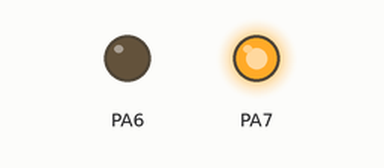
This program was run on a simulated ATmega32, built with avr-gcc and emulated at 16 MHz. Shown: output pins drawn as LEDs (lit = HIGH).

Above: at 0.5 s.
At 1.5 s:
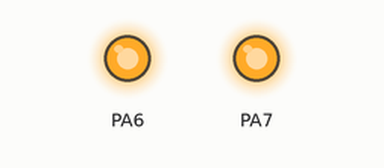
At 2.5 s:
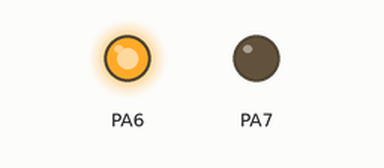
At 3.5 s:
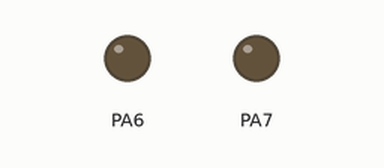
Timing chart, 0 to 5.2 s (numbered marks = the images above):
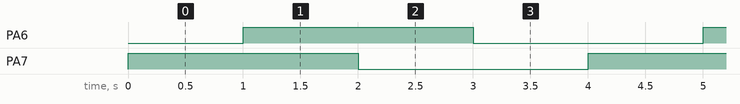

Measured:
- by itself, PA6, PA7: alternates HIGH for 2.0 s and LOW for 2.0 s
- by itself, everything shown: repeats every 4.0 s, in 4 steps

The program:

main.c
```c
/*
 * Define the CPU frequency as 16MHz (16000000Hz).
 */
#define F_CPU 16000000UL

#include "main.h"

#include <util/delay.h>

/*
 * @brief Sets up the initial configurations for modules 1 and 2.
 *
 * This function initializes the setup for both module 1 and module 2.
 */
static inline void setup() {
    setupModule1();
    setupModule2();
}

/*
 * @brief Continuously executes the functions of module 1 and module 2 with a
 * delay of 1000 milliseconds between each execution.
 *
 * This function loops through the execution of module 1 and module 2 functions
 * with a delay of 1000 milliseconds between each execution.
 */
static inline void loop() {
    executeModule1Function();
    _delay_ms(1000);
    executeModule2Function();
    _delay_ms(1000);
}

/*
 * @brief The main function initializes the setup and then continuously executes
 * the loop.
 *
 * @return This function does not return any value.
 */
int main(void) {
    setup();
    while (1) {
        loop();
    }
    return 0;
}
```

main.h
```c
/*
 * This header guard prevents multiple inclusions of the "main.h" header file.
 */
#ifndef MAIN_H
#define MAIN_H

/*
 * Include the necessary header files for modules
 */
#include <avr/io.h>

#include "modules/module1/module1.h"
#include "modules/module2/module2.h"

/*
 * @brief Sets up the initial configurations for the microcontroller.
 *
 */
static inline void setup();

/*
 * @brief Continuously executes the main functionality of the program.
 *
 */
static inline void loop();

#endif  // MAIN_H
```

at24c256.c
```c
/*
 * Define the CPU frequency as 16MHz (16000000Hz).
 */
#define F_CPU 16000000UL

#include "at24c256.h"

#include <util/delay.h>

#include "../../protocols/i2c/i2c.h"

/**
 * @brief Writes a byte to the AT24C256 EEPROM.
 *
 * @param eepromAddress The I2C address of the EEPROM device.
 * @param address The memory address within the EEPROM where the data will be
 * written.
 * @param data The byte of data to be written to the EEPROM.
 */
void AT24C256_WriteByte(uint16_t eepromAddress, uint16_t address, uint8_t data) {
    // Initiate a Start condition
    I2C_Start();
    // Write device address with RW bit set to 0 (write)
    I2C_Write(eepromAddress);
    // Write the high byte of the memory address (MSB)
    I2C_Write(address >> 8);
    // Write the low byte of the memory address (LSB)
    I2C_Write(address & 0xFF);
    // Write the data byte
    I2C_Write(data);
    // Terminate the transmission
    I2C_Stop();
    // Wait for the write cycle to complete
    _delay_ms(5);
}

/**
 * @brief Reads a byte from the AT24C256 EEPROM.
 *
 * @param eepromAddress The I2C address of the EEPROM device.
 * @param address The memory address within the EEPROM from which the data will
 * be read.
 * @return The byte of data read from the EEPROM.
 */
uint8_t AT24C256_ReadByte(uint16_t eepromAddress, uint16_t address) {
    // Wait before reading the data
    _delay_ms(10);
    uint8_t data;
    // Initiate a Start condition
    I2C_Start();
    // Write device address with RW bit set to 0 (write)
    I2C_Write(eepromAddress);
    // Write the high byte of the memory address (MSB)
    I2C_Write(address >> 8);
    // Write the low byte of the memory address (LSB)
    I2C_Write(address & 0xFF);
    // Re-initiate a Start condition
    I2C_Start();
    // Write device address with RW bit set to 1 (read)
    I2C_Write(eepromAddress | 1);
    // Read the data byte
    data = I2C_ReadNack();
    // Terminate the transmission
    I2C_Stop();
    // Return the read byte
    return data;
}

/**
 * @brief Writes a page of data to the AT24C256 EEPROM.
 *
 * @param eepromAddress The I2C address of the EEPROM device.
 * @param addressStart The starting memory address within the EEPROM where the
 * data will be written.
 * @param data Pointer to the data array to be written.
 * @param pageSize The number of bytes to be written in one page (typically 64
 * bytes for AT24C256).
 */
void AT24C256_WritePage(uint16_t eepromAddress, uint16_t addressStart, uint8_t *data, uint8_t pageSize) {
    // Initiate a Start condition
    I2C_Start();
    // Write device address with RW bit set to 0 (write)
    I2C_Write(eepromAddress);
    // Write the high byte of the starting memory address (MSB)
    I2C_Write(addressStart >> 8);
    // Write the low byte of the starting memory address (LSB)
    I2C_Write(addressStart & 0xFF);
    // Write the page data
    for (uint8_t i = 0; i < pageSize; i++) {
        I2C_Write(data[i]);
        _delay_ms(5);  // Small delay after each byte write (if necessary)
    }
    // Terminate the transmission
    I2C_Stop();
    // Wait for the write cycle to complete (minimum of 5 ms for AT24C256)
    _delay_ms(5);
}

/**
 * @brief Reads a page of data from the AT24C256 EEPROM.
 *
 * @param eepromAddress The I2C address of the EEPROM device.
 * @param addressStart The starting memory address within the EEPROM from which
 * the data will be read.
 * @param data Pointer to the data array where the read data will be stored.
 * @param pageSize The number of bytes to be read in one page (typically 64
 * bytes for AT24C256).
 */
void AT24C256_ReadPage(uint16_t eepromAddress, uint16_t addressStart, uint8_t *data, uint8_t pageSize) {
    // Initiate a Start condition
    I2C_Start();
    // Write device address with RW bit set to 0 (write)
    I2C_Write(eepromAddress);
    // Write the high byte of the starting memory address (MSB)
    I2C_Write(addressStart >> 8);
    // Write the low byte of the starting memory address (LSB)
    I2C_Write(addressStart & 0xFF);
    // Re-initiate a Start condition
    I2C_Start();
    // Write device address with RW bit set to 1 (read)
    I2C_Write(eepromAddress | 1);
    // Read the page data
    for (uint8_t i = 0; i < pageSize; i++) {
        if (i < pageSize - 1) {
            data[i] = I2C_ReadAck();
        } else {
            data[i] = I2C_ReadNack();
        }
    }
    // Terminate the transmission
    I2C_Stop();
}
```

at24c256.h
```c
#ifndef AT24C256_H
#define AT24C256_H

#include <stdint.h>

/**
 * @brief Writes a byte to the AT24C256 EEPROM.
 *
 * @param eepromAddress The I2C address of the EEPROM device.
 * @param address The memory address within the EEPROM where the data will be
 * written.
 * @param data The byte of data to be written to the EEPROM.
 */
void AT24C256_WriteByte(uint16_t eepromAddress, uint16_t address, uint8_t data);

/**
 * @brief Reads a byte from the AT24C256 EEPROM.
 *
 * @param eepromAddress The I2C address of the EEPROM device.
 * @param address The memory address within the EEPROM from which the data will
 * be read.
 * @return The byte of data read from the EEPROM.
 */
uint8_t AT24C256_ReadByte(uint16_t eepromAddress, uint16_t address);

/**
 * @brief Reads a page of data from the AT24C256 EEPROM.
 *
 * @param eepromAddress The I2C address of the EEPROM device.
 * @param addressStart The starting memory address within the EEPROM from which
 * the data will be read.
 * @param data Pointer to the data array where the read data will be stored.
 * @param pageSize The number of bytes to be read in one page (typically 64
 * bytes for AT24C256).
 */
void AT24C256_ReadPage(uint16_t eepromAddress, uint16_t addressStart, uint8_t *data, uint8_t pageSize);

/**
 * @brief Writes a page of data to the AT24C256 EEPROM.
 *
 * @param eepromAddress The I2C address of the EEPROM device.
 * @param addressStart The starting memory address within the EEPROM where the
 * data will be written.
 * @param data Pointer to the data array to be written.
 * @param pageSize The number of bytes to be written in one page (typically 64
 * bytes for AT24C256).
 */
void AT24C256_WritePage(uint16_t eepromAddress, uint16_t addressStart, uint8_t *data, uint8_t pageSize);

#endif  // AT24C256_H
```

module1.c
```c
/*
 * Include the header file for module 1.
 */
#include "module1.h"

/*
 * Include the AVR I/O header file for accessing hardware registers.
 */
#include <avr/io.h>

/*
 * @brief Configures module 1 by setting pin PA7 as an output.
 *
 * This function sets up the necessary configurations for module 1
 * by configuring pin PA7 as an output.
 */
void setupModule1() {
    DDRA |= (1 << PA7);  // Set PA7 as output
}

/*
 * @brief Executes the functionality of module 1 by toggling pin PA7.
 *
 * This function executes the main functionality of module 1
 * by toggling the state of pin PA7.
 */
void executeModule1Function() {
    PORTA ^= (1 << PA7);  // Toggle the state of PA7
}
```

module1.h
```c
/*
 * Header guard to prevent multiple inclusions of the "module1.h" header file.
 */
#ifndef MODULE1_H
#define MODULE1_H

/*
 * Declarations of functions specific to module 1.
 */

/*
 * @brief Configures module 1.
 *
 * This function sets up the necessary configurations for module 1.
 */
void setupModule1();

/*
 * @brief Executes the functionality of module 1.
 *
 * This function executes the main functionality of module 1.
 */
void executeModule1Function();

#endif  // MODULE1_H
```

module2.c
```c
/*
 * Include the header file for module 2.
 */
#include "module2.h"

/*
 * Include the AVR I/O header file for accessing hardware registers.
 */
#include <avr/io.h>

/*
 * @brief Configures module 2 by setting pin PA6 as an output.
 *
 * This function sets up the necessary configurations for module 2
 * by configuring pin PA6 as an output.
 */
void setupModule2() {
    DDRA |= (1 << PA6);  // Set PA6 as output
}

/*
 * @brief Executes the functionality of module 2 by toggling pin PA6.
 *
 * This function executes the main functionality of module 2
 * by toggling the state of pin PA6.
 */
void executeModule2Function() {
    PORTA ^= (1 << PA6);  // Toggle the state of PA6
}
```

module2.h
```c
/*
 * Header guard to prevent multiple inclusions of the "module2.h" header file.
 */
#ifndef MODULE2_H
#define MODULE2_H

/*
 * Declarations of functions specific to module 2.
 */

/*
 * @brief Configures module 2.
 *
 * This function sets up the necessary configurations for module 2.
 */
void setupModule2();

/*
 * @brief Executes the functionality of module 2.
 *
 * This function executes the main functionality of module 2.
 */
void executeModule2Function();

#endif  // MODULE2_H
```

pcf8574.c
```c
/*
 * Include the header file for PCF8574 I/O Expander.
 */
#include "pcf8574.h"

/*
 * Include the I2C header file for I2C communication.
 */
#include "../../protocols/i2c/i2c.h"

/*
 * @brief Reads a byte from the PCF8574 device at the specified address.
 *
 * @param address The I2C address of the PCF8574 device.
 * @return The byte read from the PCF8574 device.
 */
uint8_t PCF8574_ReadByte(uint8_t address) {
    uint8_t data;
    I2C_Start();                    // Send START condition
    I2C_Write((address << 1) | 1);  // Send address with read bit (1)
    data = I2C_ReadNack();          // Read a byte of data from PCF8574
    I2C_Stop();                     // Send STOP condition
    return data;
}

/*
 * @brief Writes a byte to the PCF8574 device at the specified address.
 *
 * @param address The I2C address of the PCF8574 device.
 * @param data The byte to be written to the PCF8574 device.
 */
void PCF8574_WriteByte(uint8_t address, uint8_t data) {
    I2C_Start();              // Send START condition
    I2C_Write(address << 1);  // Send address with write bit (0)
    I2C_Write(data);          // Send the data
    I2C_Stop();               // Send STOP condition
}

/*
 * @brief Reads the state of a specific pin from the PCF8574 device.
 *
 * @param address The I2C address of the PCF8574 device.
 * @param pin The pin number whose state is to be read.
 * @return The state of the specified pin (0 or 1).
 */
int PCF8574_ReadPin(uint8_t address, uint8_t pin) {
    uint8_t data = PCF8574_ReadByte(address);
    return (data & (1 << pin)) ? 1 : 0;
}

/*
 * @brief Writes a state to a specific pin of the PCF8574 device.
 *
 * @param address The I2C address of the PCF8574 device.
 * @param pin The pin number to which the state is to be written.
 * @param state The state to be written to the specified pin (0 or 1).
 */
void PCF8574_WritePin(uint8_t address, uint8_t pin, uint8_t state) {
    uint8_t data = PCF8574_ReadByte(address);
    if (state) {
        data |= (1 << pin);  // Set the bit (write 1 to the pin)
    } else {
        data &= ~(1 << pin);  // Clear the bit (write 0 to the pin)
    }
    PCF8574_WriteByte(address, data);
}
```

pcf8574.h
```c
#ifndef PCF8574_H
#define PCF8574_H

#include <stdint.h>

/*
 * Declarations of functions for PCF8574 I/O Expander.
 */

/*
 * @brief Reads a byte from the PCF8574 device at the specified address.
 *
 * @param address The I2C address of the PCF8574 device.
 * @return The byte read from the PCF8574 device.
 */
uint8_t PCF8574_ReadByte(uint8_t address);

/*
 * @brief Writes a byte to the PCF8574 device at the specified address.
 *
 * @param address The I2C address of the PCF8574 device.
 * @param data The byte to be written to the PCF8574 device.
 */
void PCF8574_WriteByte(uint8_t address, uint8_t data);

/*
 * @brief Reads the state of a specific pin from the PCF8574 device.
 *
 * @param address The I2C address of the PCF8574 device.
 * @param pin The pin number whose state is to be read.
 * @return The state of the specified pin (0 or 1).
 */
int PCF8574_ReadPin(uint8_t address, uint8_t pin);

/*
 * @brief Writes a state to a specific pin of the PCF8574 device.
 *
 * @param address The I2C address of the PCF8574 device.
 * @param pin The pin number to which the state is to be written.
 * @param state The state to be written to the specified pin (0 or 1).
 */
void PCF8574_WritePin(uint8_t address, uint8_t pin, uint8_t state);

#endif  // PCF8574_H
```

i2c.c
```c
#include "i2c.h"

#include <compat/twi.h>
#include <util/delay.h>

/**
 * @brief Initializes the I2C (TWI) interface.
 *
 * This function sets up the I2C interface with a clock frequency
 * determined by the prescaler value passed.
 *
 * @param prescaler The desired prescaler value (0 for 1, 1 for 4, 2 for 16, 3 for 64).
 */
void I2C_Init(uint8_t prescaler) {
    // Set the prescaler bits in TWSR
    TWSR = (prescaler & 0x03);  // Mask to ensure only the lower 2 bits are used

    // Calculate and set the TWBR value for the corresponding frequency
    uint32_t frequency;
    switch (prescaler) {
        case 0:                    // Prescaler = 1
            frequency = 100000UL;  // 100kHz
            break;
        case 1:                    // Prescaler = 4
            frequency = 400000UL;  // 400kHz
            break;
        case 2:                   // Prescaler = 16
            frequency = 50000UL;  // 50kHz
            break;
        case 3:                   // Prescaler = 64
            frequency = 25000UL;  // 25kHz
            break;
        default:
            frequency = 100000UL;  // Default to 100kHz if an invalid prescaler is passed
            break;
    }

    // Calculate the TWBR value for the desired frequency
    TWBR = ((F_CPU / frequency) - 16) / 2;

    // Enable TWI
    TWCR = (1 << TWEN);
}

/**
 * @brief Sends a START condition on the I2C bus.
 *
 * This function generates a START condition and waits until it is transmitted.
 */
void I2C_Start() {
    TWCR = (1 << TWINT) | (1 << TWSTA) | (1 << TWEN);  // Send START condition
    while (!(TWCR & (1 << TWINT)))
        ;  // Wait for TWINT Flag set. This indicates that the START condition has
           // been transmitted.
}

/**
 * @brief Sends a STOP condition on the I2C bus.
 *
 * This function generates a STOP condition and waits until it is transmitted.
 */
void I2C_Stop() {
    TWCR = (1 << TWINT) | (1 << TWSTO) | (1 << TWEN);  // Send STOP condition
    while (TWCR & (1 << TWSTO))
        ;  // Wait for STOP condition to be executed and bus released
}

/**
 * @brief Transmits a byte of data on the I2C bus.
 *
 * @param data The byte of data to be transmitted.
 *
 * This function loads a byte of data into the TWI data register and waits until
 * the transmission is complete.
 */
void I2C_Write(uint8_t data) {
    TWDR = data;                        // Load data into TWDR register
    TWCR = (1 << TWINT) | (1 << TWEN);  // Start transmission
    while (!(TWCR & (1 << TWINT)))
        ;  // Wait for TWINT Flag set. This indicates that the data has been
           // transmitted, and ACK/NACK has been received.
}

/**
 * @brief Reads a byte of data from the I2C bus with acknowledgment.
 *
 * @return The received byte of data.
 *
 * This function reads a byte of data from the I2C bus and sends an
 * acknowledgment after receiving it.
 */
uint8_t I2C_ReadAck() {
    TWCR = (1 << TWINT) | (1 << TWEN) | (1 << TWEA);  // Enable TWI and acknowledge bit
    while (!(TWCR & (1 << TWINT)))
        ;         // Wait for TWINT Flag set. This indicates that the data has been
                  // received.
    return TWDR;  // Return received data
}

/**
 * @brief Reads a byte of data from the I2C bus without acknowledgment.
 *
 * @return The received byte of data.
 *
 * This function reads a byte of data from the I2C bus and sends a
 * non-acknowledgment after receiving it.
 */
uint8_t I2C_ReadNack() {
    TWCR = (1 << TWINT) | (1 << TWEN);  // Enable TWI without acknowledge bit
    while (!(TWCR & (1 << TWINT)))
        ;         // Wait for TWINT Flag set. This indicates that the data has been
                  // received.
    return TWDR;  // Return received data
}
```

uart.h
```c
#ifndef UART_H
#define UART_H

#include <avr/io.h>

/*
 * @brief Initializes the UART communication with the specified baud rate.
 *
 * This function initializes the UART communication by configuring the baud rate
 * and other communication parameters.
 *
 * @param baud The desired baud rate for the communication.
 */
void UART_Init(unsigned int baud);

/*
 * @brief Transmits a single byte of data over the UART.
 *
 * This function transmits a single byte of data over the UART communication.
 *
 * @param data The data byte to be transmitted.
 */

void UART_Transmit(unsigned char data);

/*
 * @brief Receives a single byte of data from the UART.
 *
 * This function receives a single byte of data from the UART communication.
 *
 * @return The received data byte.
 */

unsigned char UART_Receive(void);

#endif  // UART_H
```

Source omitted: st77xx.c (21428 bytes), st77xx.h (12458 bytes), i2c.h (1449 bytes), spi.c (3226 bytes), spi.h (1737 bytes), uart.c (1385 bytes), glcdfont.h (data table, 9571 bytes)
